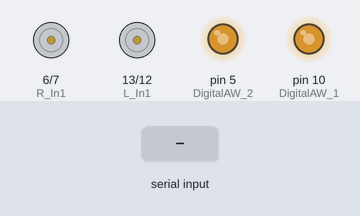
Simulated run of this sketch. Board: Arduino Uno, built with avr-gcc and run on an emulated ATmega328P. Parts: motor-driver pin pairs drawn as motors (green arrow = first pin HIGH = forward, orange = second pin HIGH = backward, longer = more drive), output pins drawn as LEDs (lit = HIGH). Inputs (shaded band) come from the test bench.

Above: at 1.2 s.
1.3 s: "w" received over Serial
At 1.9 s:
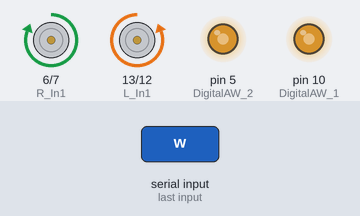
2.8 s: "s" received over Serial
At 3.1 s:
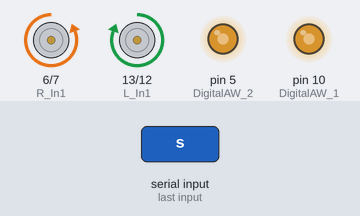
4.3 s: "p" received over Serial
At 5.4 s:
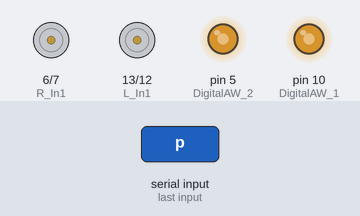
Timing chart, 0 to 7.3 s (numbered marks = the images above; inputs shaded):
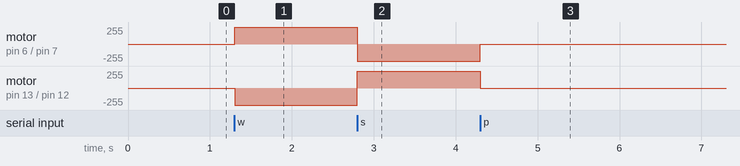

The sketch:

Motor_Test_with_i_loop.ino
```cpp
// motor driver sketch

int DigitalAW_1 = 10;
int DigitalAW_2 = 5;

int R_In1 = 6;
int R_In2 = 7;

int L_In1 = 13;
int L_In2 = 12;

int V_In1 = 1;
int V_In2 = 0;


 int i= 150;//for right motor
 int j= 150;//for left motor
 int counter = 0;//for general counter
 int k= abs(i);//for right motor
 int l= abs(j);//for left motor
 int m = 150;
 int n = 150;


void setup() {
  // put your setup code here, to run once:

  pinMode(R_In1, OUTPUT);
  pinMode(R_In2, OUTPUT);
  pinMode(V_In1, OUTPUT);
  pinMode(V_In2, OUTPUT);
  pinMode(DigitalAW_1, OUTPUT);

  pinMode(L_In1, OUTPUT);
  pinMode(L_In2, OUTPUT);
  pinMode(DigitalAW_2, OUTPUT);

  Serial.begin(9600);
  analogWrite(DigitalAW_1, 165);
  analogWrite(DigitalAW_2, 165);


}

void control (int i){
    analogWrite(DigitalAW_1, k);
    if(i>0){
    digitalWrite(R_In1, HIGH);
    digitalWrite(R_In2, LOW);
    }
    else if (i<0){
    digitalWrite(R_In1, LOW);
    digitalWrite(R_In2, HIGH);
    }
    else{
    digitalWrite(R_In1, LOW);
    digitalWrite(R_In2, LOW);
    }
  }

void controlm2(int j){
    analogWrite(DigitalAW_2, l);
    if(j>0){
    digitalWrite(L_In1, HIGH);
    digitalWrite(L_In2, LOW);
    }
    else if (j<0){
    digitalWrite(L_In1, LOW);
    digitalWrite(L_In2, HIGH);
    }
    else{
    digitalWrite(L_In1, LOW);
    digitalWrite(L_In2, LOW);
    }
  }
  /*void icontrol(int m, int n){
    control(
  }*/
void loop() {

//    control(230);
//    delay(1000);
//    control(-200);
//    delay(1000);
//    control(0);
//    delay(1000);
  /*analogWrite(DigitalAW_1, 160);
     digitalWrite(R_In1, HIGH);
    digitalWrite(R_In2, LOW);
    delay(1000);
    analogWrite(DigitalAW_2, 230);
    digitalWrite(R_In1, HIGH);
    digitalWrite(R_In2, LOW);
       delay(1000);
    analogWrite(DigitalAW_2, 200);
    digitalWrite(R_In1, HIGH);
    digitalWrite(R_In2, LOW);
    delay(1000);
    analogWrite(DigitalAW_2, 150);
    digitalWrite(R_In1, HIGH);
    digitalWrite(R_In2, LOW);
    delay(1000);
    analogWrite(DigitalAW_2, 0);
    digitalWrite(R_In1, HIGH);
    digitalWrite(R_In2, LOW);
    delay(1000);*/


  /*for(int i=160; i<240; i++){
    analogWrite(DigitalAW_2, i);
    digitalWrite(R_In1, HIGH);
    digitalWrite(R_In2, LOW);
    delay(5000);
    digitalWrite(R_In1, LOW);
    digitalWrite(R_In2, HIGH);
  }*/
  // put your main code here, to run repeatedly:
while(Serial.available() > 0 ) {
  char c = Serial.read();
  if(c == 'w') {
    // for the right motor
    digitalWrite(R_In1, HIGH);
    digitalWrite(R_In2, LOW);

    // for the left motor
    digitalWrite(L_In1 , LOW);
    digitalWrite(L_In2, HIGH);
  }
  else if(c == 's') {
    // for the right motor
    digitalWrite(R_In1, LOW);
    digitalWrite(R_In2, HIGH);

    // for the left motor
    digitalWrite(L_In1, HIGH);
    digitalWrite(L_In2, LOW);

      }
   else if(c == 'p') {
//    analogWrite(DigitalAW, 0);

    digitalWrite(R_In1, LOW);
    digitalWrite(R_In2, LOW);

    digitalWrite(L_In1, LOW);
    digitalWrite(L_In2, LOW);

                    }

  }

}
```

Measured:
- after the input at 1.3 s, motor on pin 6 (R_In1) / pin 7 (R_In2): stopped → forward 255/255 at once; motor on pin 13 (L_In1) / pin 12 (L_In2): stopped → backward 255/255 at once
- after the input at 2.8 s, motor on pin 6 (R_In1) / pin 7 (R_In2): forward 255/255 → backward 255/255 at once; motor on pin 13 (L_In1) / pin 12 (L_In2): backward 255/255 → forward 255/255 at once
- after the input at 4.3 s, motor on pin 6 (R_In1) / pin 7 (R_In2): backward 255/255 → stopped at once; motor on pin 13 (L_In1) / pin 12 (L_In2): forward 255/255 → stopped at once
